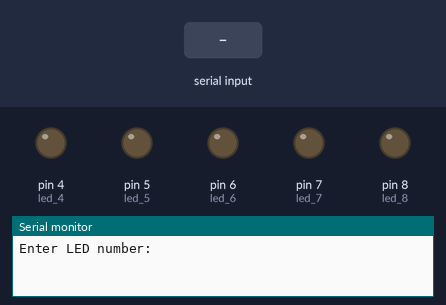
A sketch run on a simulated Arduino Uno, built with avr-gcc and run on an emulated ATmega328P. Shown: output pins drawn as LEDs (lit = HIGH), the last lines printed to the serial monitor. Inputs (shaded band) come from the test bench.

Above: at 1.2 s.
1.3 s: "90,45\n" received over Serial
At 2.1 s:
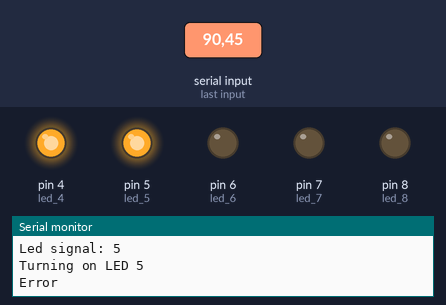
2.8 s: "1\n" received over Serial
At 3.1 s:
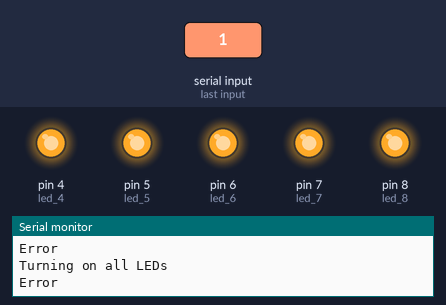
4.3 s: "5\n" received over Serial
At 5.4 s:
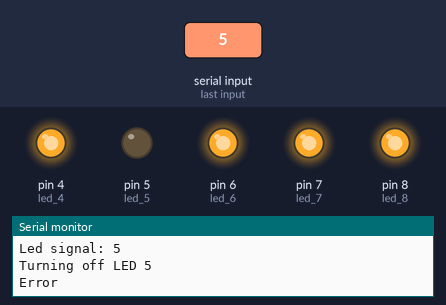
5.8 s: "30,150\n" received over Serial
At 6.6 s:
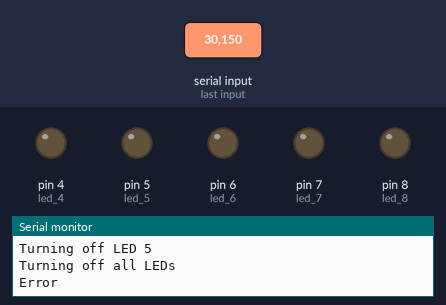
7.3 s: "5\n" received over Serial
At 7.7 s:
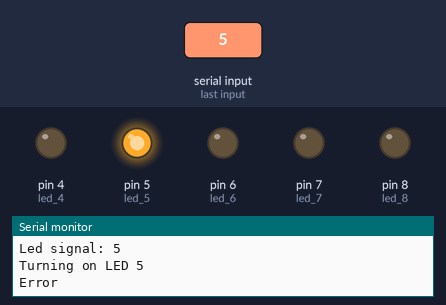
8.8 s: "0\n" received over Serial
At 10.1 s:
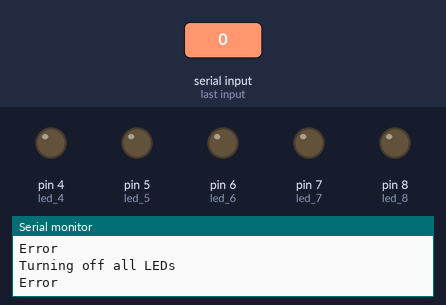
Timing chart, 0 to 11.3 s (numbered marks = the images above; inputs shaded):
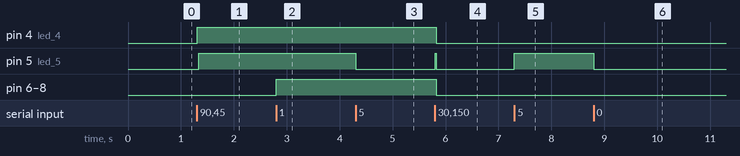

The sketch:

switch_led.ino
```cpp
int led_4 = 4;
int led_5 = 5;
int led_6 = 6;
int led_7 = 7;
int led_8 = 8;

void setup() {
  Serial.begin(9600);
  pinMode(led_4, OUTPUT);
  pinMode(led_5, OUTPUT);
  pinMode(led_6, OUTPUT);
  pinMode(led_7, OUTPUT);
  pinMode(led_8, OUTPUT);
  Serial.println("Enter LED number: ");
}

void loop() {
  if (Serial.available() > 0) {

    int led = ((int) Serial.read()) - 48;

    switch(led) {
      case 0:
        turn_off();
        return;
      break;
      case 1:
        turn_on();
        return;
      break;
    }

    if (led < led_4 || led > led_8) {
      Serial.println("Error");
      return;
    }

    Serial.println("Led signal: " + String(led));

    switch_led(led);
  }

}

// Switches a LED depending on its current state.
void switch_led(int led) {
  if (digitalRead(led) == LOW) {
    Serial.println("Turning on LED " + String(led));
    digitalWrite(led, HIGH);
  } else {
    Serial.println("Turning off LED " + String(led));
    digitalWrite(led, LOW);
  }
}

// Turn off all LEDs
void turn_off() {
  for (int i = led_4; i <= led_8; i++) {
    digitalWrite(i, LOW);
  }
  Serial.println("Turning off all LEDs");
}

// Turn on all LEDs
void turn_on() {
  for (int i = led_4; i <= led_8; i++) {
    digitalWrite(i, HIGH);
  }
  Serial.println("Turning on all LEDs");
}
```

Measured:
- after the input at 1.3 s, pin 4 (led_4), pin 5 (led_5): LOW → HIGH at once
- after the input at 2.8 s, pin 6 (led_6), pin 7 (led_7), pin 8 (led_8): LOW → HIGH at once
- after the input at 4.3 s, pin 5 (led_5): HIGH → LOW at once
- after the input at 5.8 s, pin 4 (led_4), pin 6 (led_6), pin 7 (led_7), pin 8 (led_8): HIGH → LOW at once; pin 5 (led_5): LOW → HIGH at once, → LOW 0.02 s later
- after the input at 7.3 s, pin 5 (led_5): LOW → HIGH at once
- after the input at 8.8 s, pin 5 (led_5): HIGH → LOW at once
